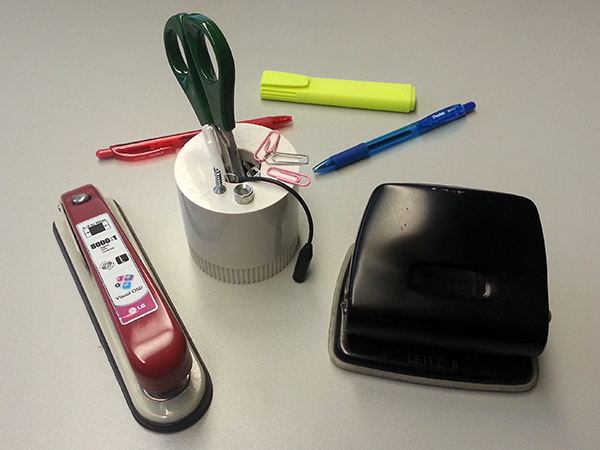
%> input picture Praesenzstunde_Bild_Urbild_Cobild/bild.png, 600 x 450 px
$ octave Aufgabe_Bild_Urbild_Cobild.m   (GNU Octave 9; MATLAB toolbox functions it lacks are replaced by stand-ins)
%> lines starting %> are read from the running program, lines starting %| are printed output that depends on the picture
% Vervollständigen Sie das folgende Skript:
clc, clear all;
Image = imread('bild.png');
%> Image is the input picture: size 450x600x3 uint8; mean R, G, B 147.5, 142.5, 130

l1 = [1; -10; 740];
l2 = [2; 5; -1470];

p1 = [125; 214];
p2 = [200; 354];
p3 = [124; 150];
p4 = [292; 118];
p5 = [244; 191];
p6 = [68; 255];
p7 = [131; 399];
p8 = [35; 109];
p9 = [113; 358];
p10 = [54; 223];

%% Aufgabe 1
figure, imshow(Image);
sz = size(Image);
%> sz = [450 600 3]
j = 1:sz(2);
%> j = 600 values from 1 to 600

x_l1 = 1/l1(1)*(-l1(2)*j - l1(3));
%> x_l1 = 600 values from -730 to 5260
x_l2 = 1/l2(1)*(-l2(2)*j - l2(3));

% plot
hold on
plot(x_l1, j, '-ob');
plot(x_l2, j, '-xr');
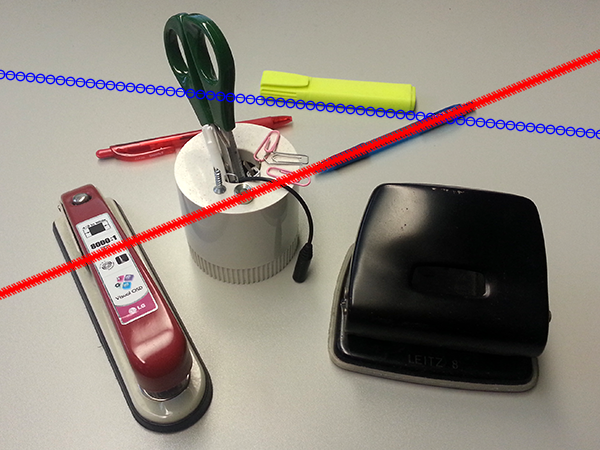
%> figure redrawn from the program's plot data
hold off

%% Aufgabe 2

imshow(Image);
X = [p1(1) p2(1)];
Y = [p1(2) p2(2)];
line(X,Y, 'Color', 'r', 'LineWidth', 4), title('Red line from eq. 2');
hold on, line(x_l1, j, 'Color', 'y', 'LineWidth', 4), title('Red line from eq. 2');
line(x_l2, j, 'Color', 'g', 'LineWidth', 4), title('Red line from eq. 2');
%> after `title('Red line from eq. 2')`:
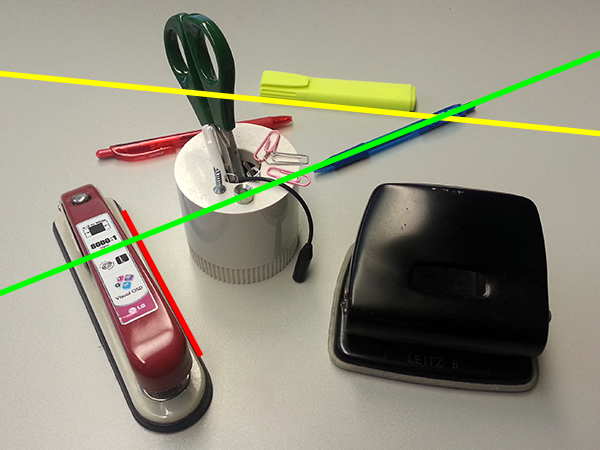
%> figure redrawn from the program's plot data; its title reads 'Red line from eq. 2'
hold off

%% Aufgabe 3
